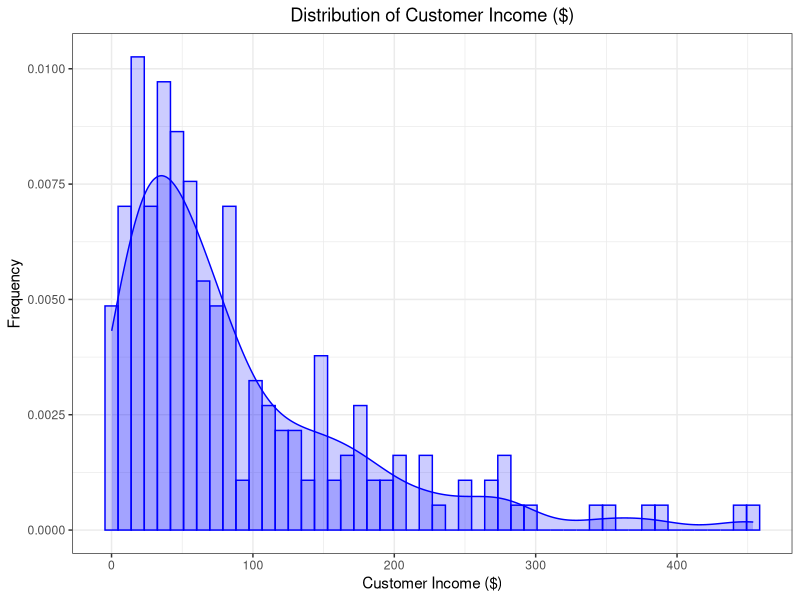
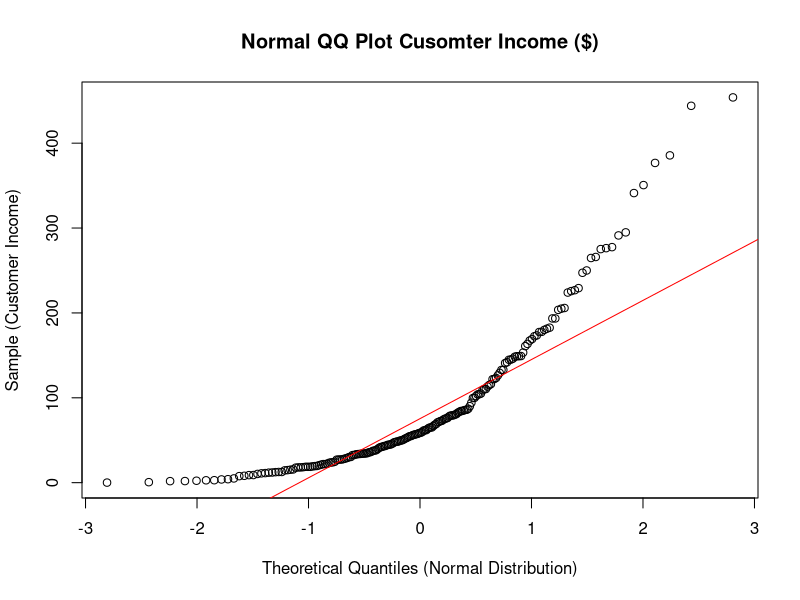
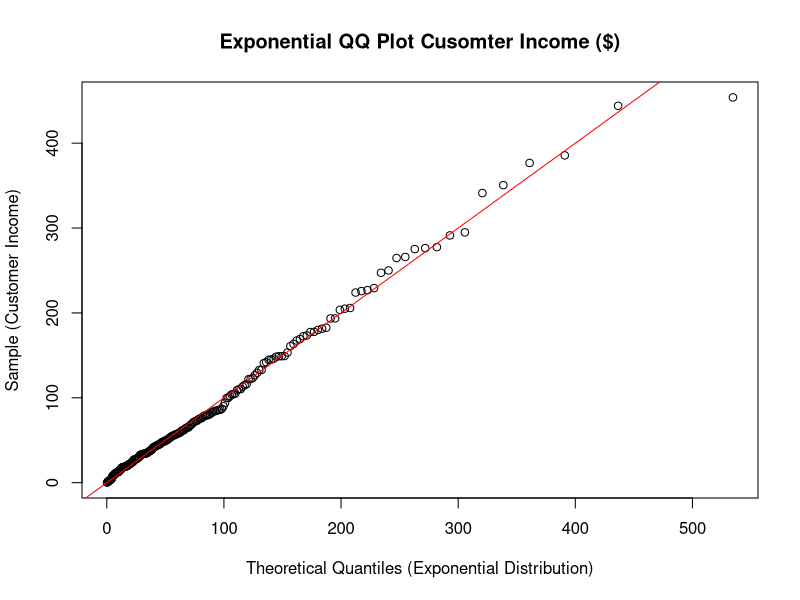
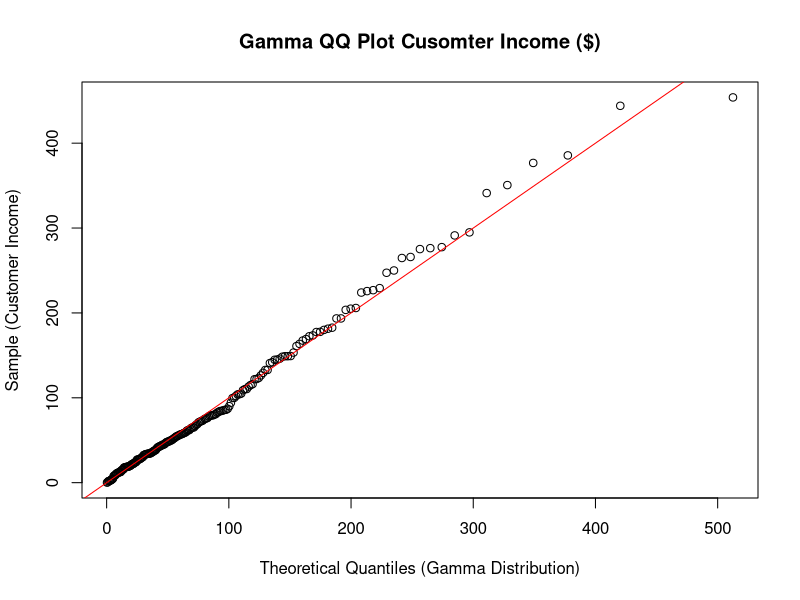
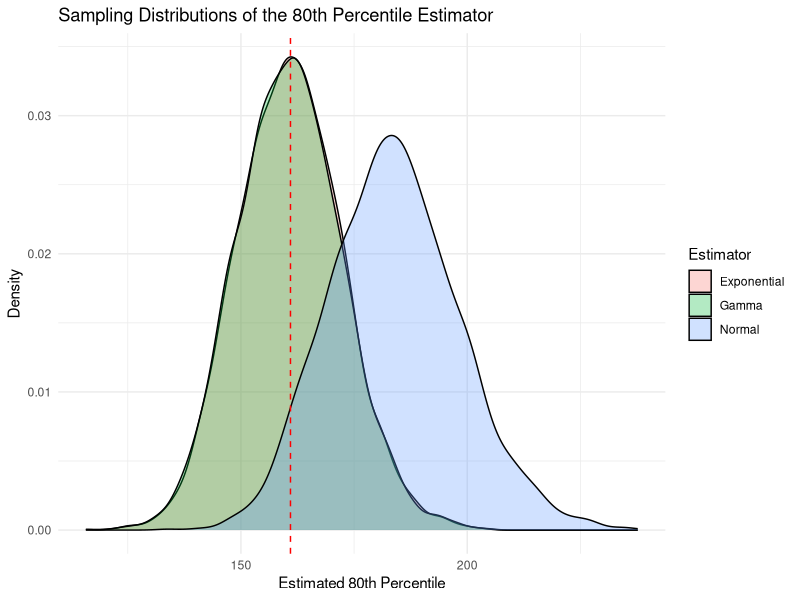

These figures' R source, in order:
## ---- chunk 1
knitr::opts_chunk$set(echo = TRUE, eval = TRUE, warning = FALSE, message = FALSE, error = FALSE)
library(tidyverse)
library(broom)
library(gridExtra)
library(MASS)

# Creates a histogram and smoothed histogram given a vector of values.
dataplot <- function(x, bins = 50, colour = "blue") {
  ggplot(tibble(x = x), aes(x = x, y = after_stat(density))) +
    geom_histogram(bins = bins, colour = colour, fill = colour, alpha = 0.2) +
    geom_density(colour = colour, fill = colour, alpha = 0.2) +
    theme_bw()
}

set.seed(24205242)
## ---- chunk 2
bank <- read_csv("banksurvey.csv")
head(bank)
## ---- chunk 3

summary(bank$income) #Provides descriptive stats of customer income 
sd(bank$income) #Standard deviation of customer income 
## ---- chunk 4
dataplot(bank$income) + 
  xlab("Customer Income ($)") + 
  ylab("Frequency") + 
  ggtitle("Distribution of Customer Income ($)") + 
  theme(plot.title = element_text(hjust = 0.5))
## ---- chunk 5
normal_fit <- fitdistr(bank$income, "normal")
normal_fit %>% tidy()

exponential_fit <- fitdistr(bank$income, "exponential") 
exponential_fit %>% tidy()

gamma_fit <- fitdistr(bank$income, "gamma") 
gamma_fit %>% tidy()
## ---- chunk 6
qqnorm(bank$income, 
       main = "Normal QQ Plot Cusomter Income ($)",
       xlab = "Theoretical Quantiles (Normal Distribution)", 
       ylab = "Sample (Customer Income)")
qqline(bank$income, col = "red") 
## ---- chunk 7
qqplot(qexp(ppoints(length(bank$income)), rate = exponential_fit$estimate), bank$income, 
       main = "Exponential QQ Plot Cusomter Income ($)",
       xlab = "Theoretical Quantiles (Exponential Distribution)", 
       ylab = "Sample (Customer Income)")
abline(0, 1, col = "red")
## ---- chunk 8
qqplot(qgamma(ppoints(length(bank$income)), shape = gamma_fit$estimate["shape"], rate = gamma_fit$estimate["rate"]), bank$income, 
       main = "Gamma QQ Plot Cusomter Income ($)",
       xlab = "Theoretical Quantiles (Gamma Distribution)", 
       ylab = "Sample (Customer Income)") 

abline(0, 1, col = "red")
## ---- chunk 9
normal_80th_percentile <- qnorm(0.8, mean = normal_fit$estimate[1], sd =normal_fit$estimate[2])
exponential_80th_percentile <- qexp(0.8, rate = exponential_fit$estimate)
gamma_80th_percentile <- qgamma(0.8, shape = gamma_fit$estimate[1], rate = gamma_fit$estimate[2])
sample_80th_percentile <- quantile(bank$income, probs = 0.8, type = 7)

tibble(normal_80th_percentile, exponential_80th_percentile, gamma_80th_percentile, sample_80th_percentile)
## ---- chunk 10
B <- 5000
norm_quant <- matrix(nrow = B, ncol = 1)

for (b in 1:B) {
  temp <- sample(bank$income, replace = TRUE)
  fit <- fitdistr(temp, "normal")
  
  norm_quant[b,] <- qnorm(0.8, fit$estimate[1], fit$estimate[2])
}

normal_80th_percentiles <- quantile(norm_quant, c(0.025, 0.975))

normal_80th_percentiles
## ---- chunk 11
B <- 5000
exp_quant <- matrix(nrow = B, ncol = 1)

for (b in 1:B) {
  temp <- sample(bank$income, replace = TRUE)
  fit <- fitdistr(temp, "exponential")
  
  exp_quant[b,] <- qexp(0.8, fit$estimate)
}

exponential_80th_percentiles <- quantile(exp_quant, c(0.025, 0.975))
exponential_80th_percentiles
## ---- chunk 12
B <- 5000
gamma_quant <- matrix(nrow = B, ncol = 1)

for (b in 1:B) {
  temp <- sample(bank$income, replace = TRUE)
  fit <- fitdistr(temp, "gamma")
  
  gamma_quant[b,] <- qgamma(0.8, fit$estimate[1], fit$estimate[2])
}

gamma_80th_percentiles <- quantile(gamma_quant, c(0.025, 0.975))
gamma_80th_percentiles
## ---- chunk 13
B <- 5000
quant <- matrix(nrow = B, ncol = 1)

for (b in 1:B) {
  temp <- sample(bank$income, replace = TRUE)
  quant[b,] <- quantile(temp, probs = 0.8, type = 7)
}

sample_80th_percentiles <- quantile(quant, c(0.025, 0.975))
## ---- chunk 14
tibble(normal_80th_percentiles, exponential_80th_percentiles, gamma_80th_percentiles, sample_80th_percentiles)
## ---- chunk 15
n <- 200
B <- 5000

samples <- replicate(B, rexp(n, rate = 1/100))

normal_estimates <- apply(samples, 2, function(x) qnorm(0.8, mean(x), sd(x)))
exp_estimates <- apply(samples, 2, function(x) qexp(0.8, rate = 1/mean(x)))
gamma_estimates <- apply(samples, 2, function(x) {
  fit <- fitdistr(x, "gamma")
  qgamma(0.8, shape = fit$estimate["shape"], rate = fit$estimate["rate"])
})

true_80th_percentile <- qexp(0.8, 1/100)
true_80th_percentile
blob <- tibble(normal_estimates, exp_estimates, gamma_estimates) 
blob
## ---- chunk 16
data.frame(
  Normal = normal_estimates,
  Exponential = exp_estimates,
  Gamma = gamma_estimates
) %>%
  gather(key = "Estimator", value = "Estimate") %>%
  ggplot(aes(x = Estimate, fill = Estimator)) +
  geom_density(alpha = 0.3) +
  geom_vline(xintercept = true_80th_percentile, color = "red", linetype = "dashed") +
  labs(title = "Sampling Distributions of the 80th Percentile Estimator",
       x = "Estimated 80th Percentile", y = "Density") +
  theme_minimal()
## ---- chunk 17
bias_normal <- mean(normal_estimates) - true_80th_percentile
bias_normal

bias_exp <- mean(exp_estimates) - true_80th_percentile
bias_exp

bias_gamma <- mean(gamma_estimates) - true_80th_percentile
bias_gamma
## ---- chunk 18
